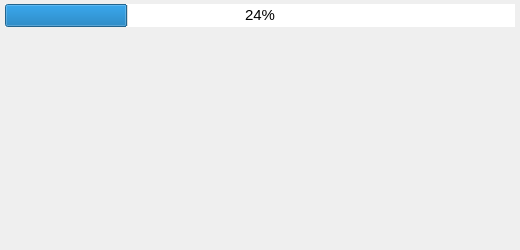
<?xml version="1.0" encoding="UTF-8"?>
<ui version="4.0">
 <class>ROAPageStatus</class>
 <widget class="QWidget" name="ROAPageStatus">
  <property name="geometry">
   <rect>
    <x>0</x>
    <y>0</y>
    <width>520</width>
    <height>250</height>
   </rect>
  </property>
  <property name="minimumSize">
   <size>
    <width>520</width>
    <height>250</height>
   </size>
  </property>
  <property name="maximumSize">
   <size>
    <width>520</width>
    <height>250</height>
   </size>
  </property>
  <property name="windowTitle">
   <string>Form</string>
  </property>
  <widget class="QGroupBox" name="gbContent">
   <property name="geometry">
    <rect>
     <x>5</x>
     <y>1</y>
     <width>611</width>
     <height>311</height>
    </rect>
   </property>
   <property name="font">
    <font>
     <family>Ubuntu</family>
     <pointsize>10</pointsize>
    </font>
   </property>
   <property name="styleSheet">
    <string notr="true">border: 0px;</string>
   </property>
   <property name="title">
    <string/>
   </property>
   <widget class="QProgressBar" name="qpStatus">
    <property name="geometry">
     <rect>
      <x>0</x>
      <y>3</y>
      <width>510</width>
      <height>23</height>
     </rect>
    </property>
    <property name="font">
     <font>
      <pointsize>11</pointsize>
     </font>
    </property>
    <property name="styleSheet">
     <string notr="true"/>
    </property>
    <property name="value">
     <number>24</number>
    </property>
    <property name="alignment">
     <set>Qt::AlignCenter</set>
    </property>
   </widget>
   <widget class="QLabel" name="qlDownload">
    <property name="geometry">
     <rect>
      <x>0</x>
      <y>30</y>
      <width>510</width>
      <height>40</height>
     </rect>
    </property>
    <property name="maximumSize">
     <size>
      <width>16777215</width>
      <height>16777215</height>
     </size>
    </property>
    <property name="styleSheet">
     <string notr="true">color: rgb(216, 216, 216);</string>
    </property>
    <property name="text">
     <string/>
    </property>
   </widget>
  </widget>
 </widget>
 <resources/>
 <connections/>
</ui>
